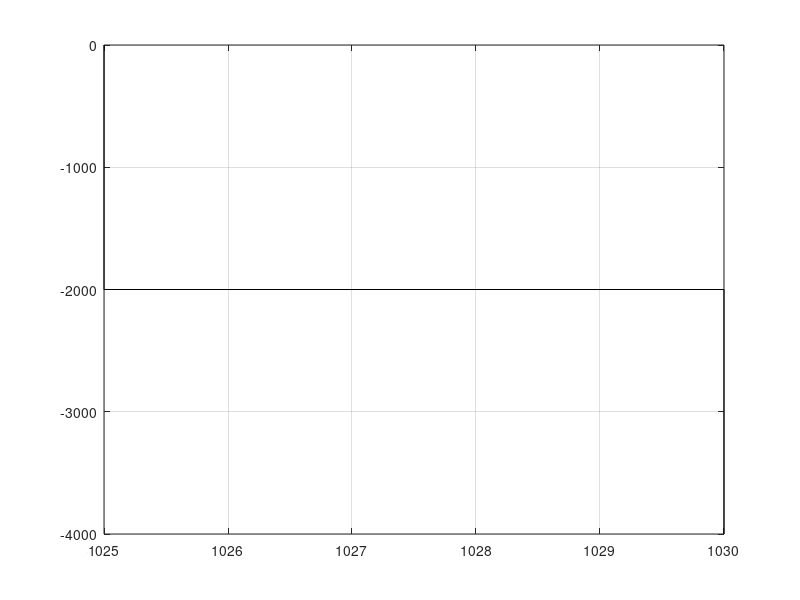

The MATLAB script that drew this image: (Note: this script raises an error after producing the figure.)
% RSW theory for N layer f-plane modes
% twnh Feb '18

% Housekeeping
close all
clear
more off

%% Define problem
N = 2 ;
fcoriolis         = 1e-4 ;
gravity           = 9.81 ;
rho0              = 1025 ;
Total_H           = 4000 ;
Delta_rho         = 5 ;
layer_densities   = rho0+(Delta_rho/(N-1)).*[0:N-1]' ;
fprintf(1,' RSW theory for N=%d layer f-plane modes.\n twnh Feb ''18\n\n',N) ;

% Compute variables
layer_thicknesses = (Total_H/N).*ones(N,1) ;
reduced_gravities = gravity.*([layer_densities;0]-[0;layer_densities])./rho0 ;
reduced_gravities = reduced_gravities(1:N) ;
defrad            = sqrt(gravity*sum(layer_thicknesses))/fcoriolis ;
kdefrad           = 1/defrad ;
% NB The first reduced gravity is the actual gravity!
%    This convention is not the same as usual in texts
%    (because I can't define "gp0" as the actual gravity).

%% Plot density profile
figure(3)
for ll = 1:N
    if ll > 1
        this_start_z = sum(layer_thicknesses(1:ll-1)) ;
    else
        this_start_z = 0 ;
    end
    this_end_z   = this_start_z + layer_thicknesses(ll) ;
    plot([layer_densities(ll) layer_densities(ll)],-[this_start_z this_end_z],'k-') ;
    hold on
    if ll < N
        plot([layer_densities(ll) layer_densities(ll+1)],-[this_end_z this_end_z],'k-') ;
    end % if
end % ll
grid on

%% Create symbolic variables
syms k l omega f
gp = sym('gp',[1 N+1]) ;
H  = sym('H', [1 N]) ;
A  = sym('A',3*N) ;

%% Build A matrix
fprintf(1,' Building matrix...') ;
tic
for nn = 1:3*N
    A(nn,:)  = 0 ;            % Zero all elements
end % nn

for nn = 1:3:3*N          % Loop over rows: nn is the x-mom eqn for each layer in turn
    layer        = floor((nn-1)/3)+1 ;
    thisH        = H(layer) ;
    A(nn,nn+1)   = -f ;            % Coriolis u-mom
    A(nn+1,nn)   =  f ;            % Coriolis v-mom
    A(nn+2,nn)   = 1i*k*thisH ;    % Continuity
    A(nn+2,nn+1) = 1i*l*thisH ;    % Continuity
end % nn

toc
tic
% Add pressure gradient terms. This is the slow part for large N
for ll = 1:N                       % Loop over layer
    thisrow = ((ll-1)*3)+1 ;
    for mm = 0:ll-1                % First  sum in pressure gradient
        for kk = mm+1:N            % Second sum in pressure gradient
            thisg   = gp(mm+1) ;
            thiscol = ((kk-1)*3)+3 ;
            A(thisrow  ,thiscol) = A(thisrow  ,thiscol) + 1i*k*thisg ;
            A(thisrow+1,thiscol) = A(thisrow+1,thiscol) + 1i*l*thisg ;
            fprintf(1,'.') ;
        end % kk
    end % mm
    fprintf(1,'\n') ;
end % ll

%% Substitute the parameters
tmp = subs(  A,f,fcoriolis) ;
tmp = subs(tmp,l,0) ;
tmp = subs(tmp,k,k*kdefrad) ;
for nn = 1:N
    thisgp = reduced_gravities(nn) ;
    thisH  = layer_thicknesses(nn) ;
    tmp    = subs( tmp,gp(nn),thisgp) ;
    tmp    = subs( tmp,H( nn),thisH ) ;
end % nn
fprintf(1,'done in [%g]s\n',toc) ;
A = -tmp.*1i ;          % Accounts for -i*omega on diagonal, which has been replaced with eigenvalue analysis here rather than vanishing of the determinant (because it's quicker).

%% Find the modes
fprintf(1,' Finding the modes...') ;
tic
kks = 10.^[-2:0.1:3]' ;
omega_nondim = zeros(length(kks),N) ;
this_l       = 0 ;
for kk = 1:length(kks)
    this_k             = kks(kk) ;
    tmp                = double(subs( A,k,this_k)) ;
    omegas             = sortrows(real(eig(tmp)))./fcoriolis ;
    omega_nondim(kk,:) = omegas(end-N+1:end) ;
end %kk

% Infer deformation radii
def_rads = sqrt(mean((omega_nondim.^2 - 1)./kks.^2))' ;
fprintf(1,'done in [%g]s\n',toc) ;
fprintf(1,' Deformation radii = [%g-%g].\n\n',min(def_rads),max(def_rads)) ;

figure(1)
for ff = 1:N
   loglog(kks,omega_nondim(:,ff),'-') ;
   hold on
   fitted_omega = sqrt(1 + def_rads(ff)^2.*(kks.^2)) ;
   loglog(kks,fitted_omega,'o') ;
end % ff
grid on

figure(2)
semilogy(flipud(def_rads),'o-')
ylabel('deformation radius')
xlabel('mode') ;
grid on
set(gca,'XScale','log')